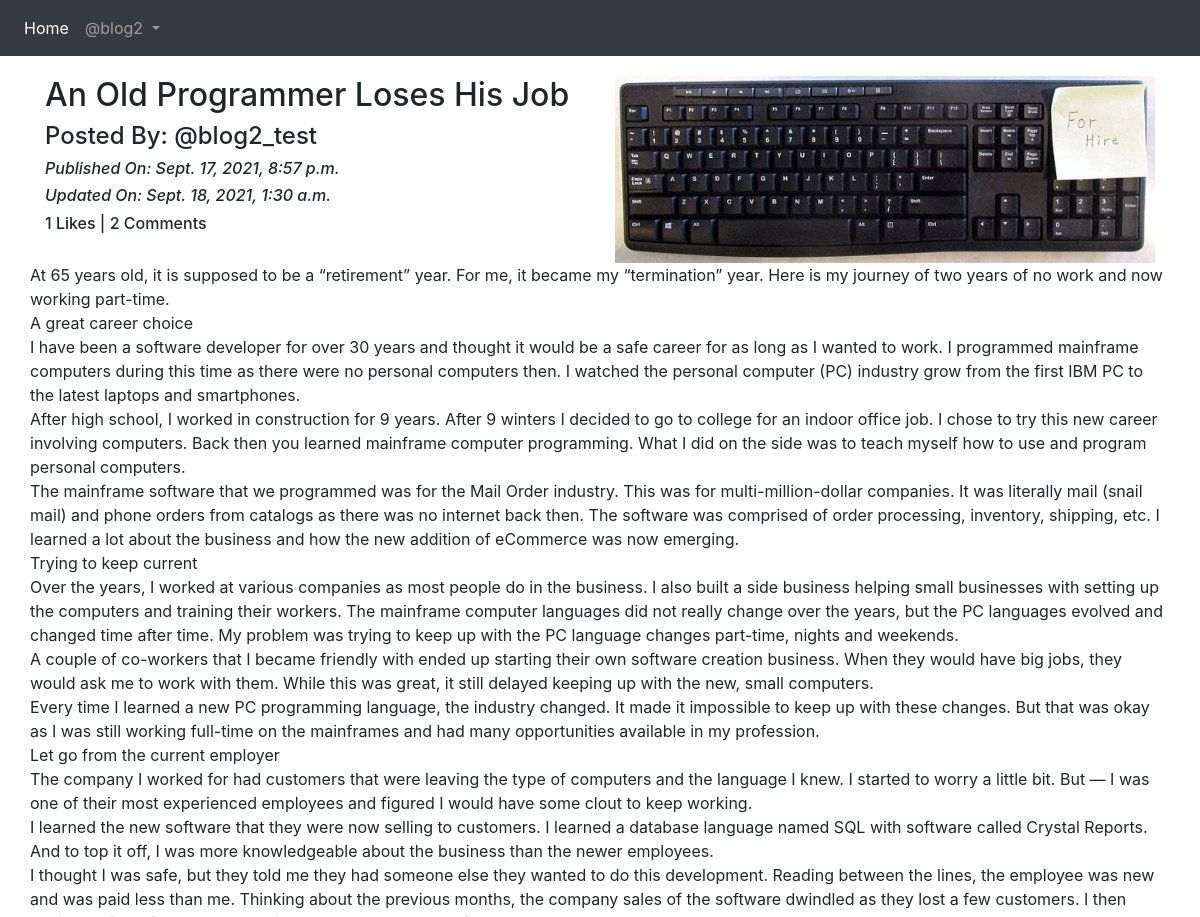
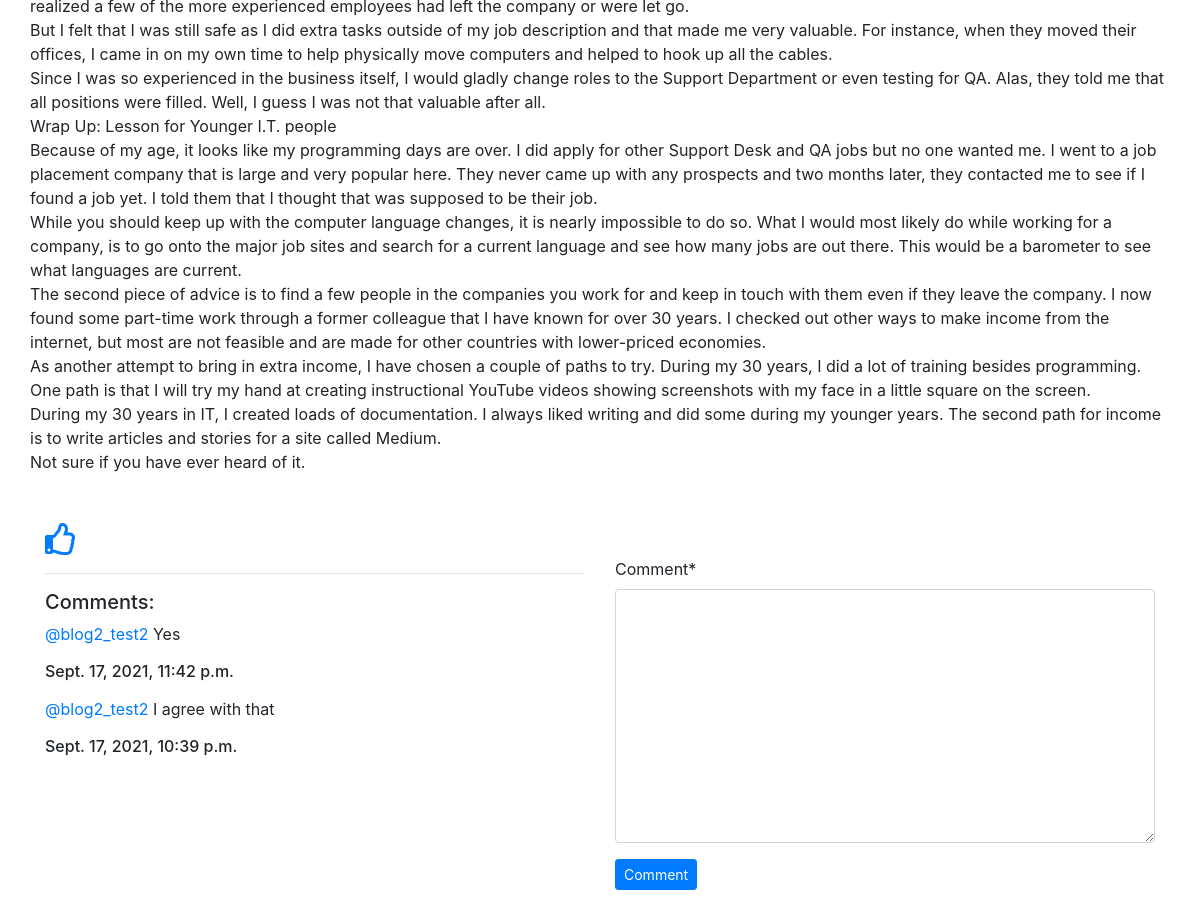
Page /blog/details/An-Old-Programmer-Loses-His-Job-f193842f-a379-432b-8b52-674e5b8fb825 (signed in) on the committed database (2 pictures, top to bottom).
### App_Blog/models.py (models this page shows, shortened)
class Blog(models.Model):
    author = models.ForeignKey(User, on_delete=models.CASCADE, related_name='post_author')
    blog_title = models.CharField(max_length=264, verbose_name="Put a Title")
    slug = models.SlugField(max_length=264, unique=True)
    blog_content = models.TextField(verbose_name="What is on your mind")
    blog_image = models.ImageField(upload_to = 'blog_images', verbose_name='Image')
    publish_date = models.DateTimeField(auto_now_add=True)
    update_date = models.DateTimeField(auto_now=True)
    class Meta:
        ordering = ['-publish_date',]

class Comment(models.Model):
    blog = models.ForeignKey(Blog, on_delete=models.CASCADE, related_name='blog_comment')
    user = models.ForeignKey(User, on_delete=models.CASCADE, related_name='user_comment')
    comment = models.TextField()
    comment_date = models.DateTimeField(auto_now_add=True)
    class Meta:
        ordering = ['-comment_date',]

### App_Blog/views.py (the view, shortened to what this page needs)
# urls.py: path('details/<slug>', views.blog_details, name='blog_details'),
@login_required
def blog_details(request, slug):
    blog = Blog.objects.get(slug=slug)
    comment_form = CommentForm()
    already_liked = Likes.objects.filter(blog=blog, user=request.user)
    if already_liked:
        liked = True
    else:
        liked = False
    return render(request, 'App_Blog/blog_details.html', context={'blog':blog, 'comment_form':comment_form, 'liked':liked})

### App_Blog/forms.py
class CommentForm(forms.ModelForm):
    class Meta:
        model = Comment
        fields = ('comment',)

### templates/App_Blog/blog_details.html (shortened to what this page needs)
{% extends 'base.html' %}
{% load crispy_forms_tags %}
{% block body_block %}
<div class="row">
  <div class="col-sm-6">
    <h2>{{blog.blog_title}}</h2>
    <h4>Posted By: @{{blog.author}}</h4>
    <i><h6>Published On: {{blog.publish_date}}</h6></i>
    <i><h6>Updated On: {{blog.update_date}}</h6></i>
    <h6>{{blog.liked_blog.count}} Likes | {{blog.blog_comment.count}} Comments</h6>
  </div>
  <div class="col-sm-6">
    <img src="/media/{{blog.blog_image}}" alt="" width="100%">
  </div>
  <p>
    {{blog.blog_content|linebreaks}}
  </p>
</div>
{% if not liked %}
<a href="{% url 'App_Blog:liked_post' pk=blog.pk %}">
  <i class="far fa-thumbs-up fa-2x"></i>
</a>
{% else %}
<a href="{% url 'App_Blog:unliked_post' pk=blog.pk %}">
  <i class="far fa-thumbs-down fa-2x"></i>
</a>
{% endif %}
<div class="row">
  <div class="col-sm-6">
      <hr>
      <h5>Comments:</h5>
      {% for comment in blog.blog_comment.all %}
      <p><a href="#">@{{comment.user}}</a> {{comment.comment}} <br><h6>{{comment.comment_date}}</h6></p>
      {% endfor %}
    </div>
    <div class="col-sm-6">
      <form class="" action="" method="POST">
        {{ comment_form|crispy }}
        <button type="submit" class="btn btn-primary btn-sm">Comment</button>
      </form>
    </div>
  </div>
</div>
<br>
<br>
{% endblock %}

### templates/base.html (shortened to what this page needs)
<!DOCTYPE html>
<html lang="en" dir="ltr">
  <head>
     <link rel="stylesheet" href="https://stackpath.bootstrapcdn.com/bootstrap/4.4.1/css/bootstrap.min.css">
     <link rel="stylesheet" href="https://use.fontawesome.com/releases/v5.15.4/css/all.css">
  </head>
  <body>
  <nav class="navbar navbar-expand-sm navbar-dark bg-dark">
    <ul class="navbar-nav">
      <li class="nav-item active">
        <a class="nav-link" href="{% url 'index' %}">Home</a>
      </li>
      {% if user.is_authenticated %}
      <div class="nav-item dropdown">
        <a class="nav-link dropdown-toggle" href="#" data-toggle="dropdown">
          @{{ user.username }}
        </a>
      </div>
      {% endif %}
    </ul>
  </nav>
<div class="container" style="padding-top:20px">
  {% block body_block %}
  {% endblock %}
  </body>
</html>

### rows in the picture
Blog: blog_title "An Old Programmer Loses His Job", author "blog2_test", publish_date "Sept. 17, 2021, 8:57 p.m.", update_date "Sept. 18, 2021, 1:30 a.m.", liked_blog.count "1", blog_comment.count "2", blog_image (picture), blog_content "At 65 years old, it is supposed to be a “retirement” year. For me, it became my “termination” year. Here is my journey of two years of no work and now working part-time. A great career choice I have been a software developer for over 30 years and thought it would be a safe career for as long as I wanted to work. I programmed mainframe computers during this time as there were no personal computers then. I watched the personal computer (PC) industry grow from the first IBM PC to the latest laptops and smartphones. After high school, I worked in construction for 9 years. After 9 winters I decided to go to college for an indoor office job. I chose to try this new career involving computers.…"
Comment: user "blog2_test2", comment "Yes", comment_date "Sept. 17, 2021, 11:42 p.m."
Comment: user "blog2_test2", comment "I agree with that", comment_date "Sept. 17, 2021, 10:39 p.m."

### other values in the picture
{{ user.username }} "blog2"
